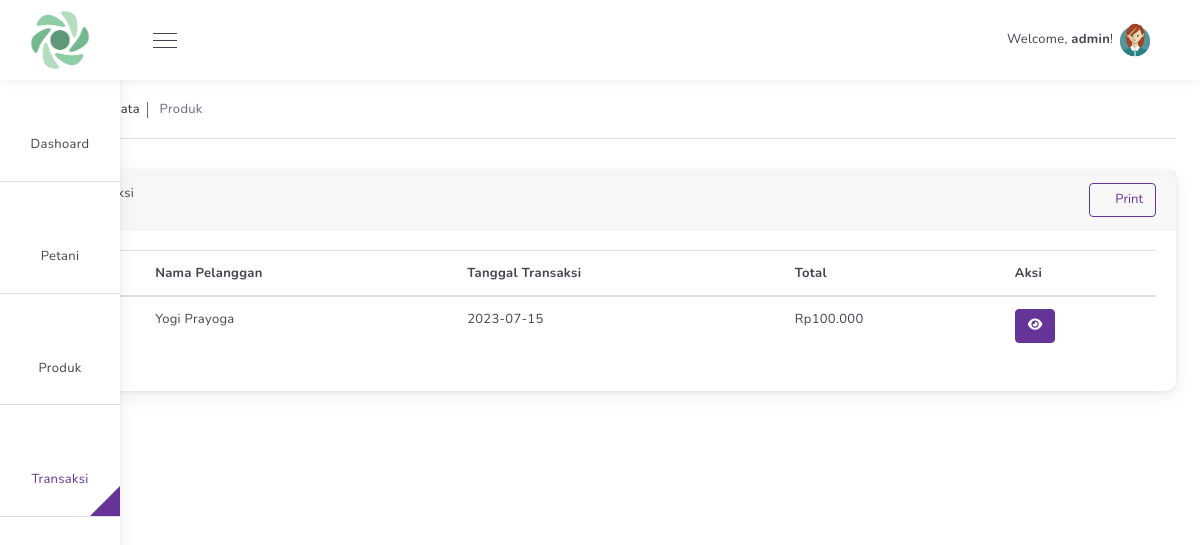
Page /views/transaksi (signed in) on the earlier database version.
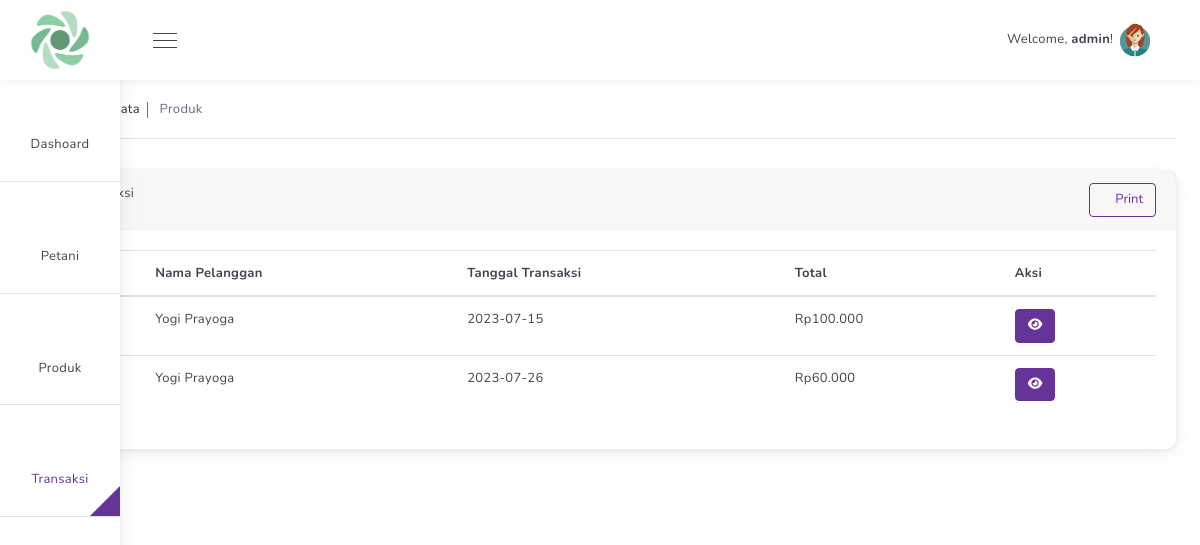
Same page on the later database version.
### tables this page shows
CREATE TABLE `transaksi` (
  `id` int(11) NOT NULL,
  `id_pengguna` int(11) NOT NULL,
  `tanggal_transaksi` date NOT NULL,
  `total` int(11) NOT NULL,
  `is_done` tinyint(4) NOT NULL DEFAULT 0
);

CREATE TABLE `petani` (
  `id` int(11) NOT NULL,
  `nama_lengkap` varchar(100) DEFAULT NULL,
  `alamat` varchar(100) DEFAULT NULL,
  `id_pengguna` int(11) NOT NULL
);

### views/transaksi/index.php (the view, shortened to what this page needs)
<?php
require_once('../../config/config.php');
$db = databaseConnection();
$role = $_SESSION['role'];
if ($role == 0) {
    $query = "SELECT * FROM transaksi WHERE is_done = 1 AND id_pengguna = " . $_SESSION['id_pengguna'];
} else {
    $query = "SELECT c.nama_lengkap, a.id, a.total, a.tanggal_transaksi
                FROM transaksi a
                JOIN pengguna b
                ON a.id_pengguna=b.id
                JOIN petani c
                ON c.id_pengguna = b.id
                WHERE a.is_done = 1";
}
$stmt = $db->query($query);
$results = $stmt->fetchAll();
?>
<div class="row">
    <div class="col-12">
        <div class="card mb-4">
            <div class="card-header">
                <div class="row">
                    <div class="col-6">
                    </div>
                    <div class="col-6 d-flex align-items-center">
                        <a href="generate-pdf.php">
                            <button type="button" class="btn btn-outline-primary btn-print">
                                <i class="nav-icon i-Download1 font-weight-bold"></i> Print
                            </button>
                        </a>
                    </div>
                </div>
            </div>
            <div class="card-body">
                <table class="table table-hover table-stripped" id="tableData">
                    <thead>
                        <tr>
                            <th>No</th>
                            <?php if ($role == 1) { ?>
                                <th>Nama Pelanggan</th>
                            <?php } ?>
                            <th>Tanggal Transaksi</th>
                            <th>Total</th>
                            <th>Aksi</th>
                        </tr>
                    </thead>
                    <tbody>
                        <?php foreach ($results as $key => $value) : ?>
                            <tr>
                                <td><?= ($key + 1); ?></td>
                                <?php if ($role == 1) { ?>
                                    <td><?= $value['nama_lengkap']; ?></td>
                                <?php } ?>
                                <td><?= $value['tanggal_transaksi']; ?></td>
                                <td>Rp<?= number_format($value['total'], 0, ",", ".") ?></td>
                                <td>
                                    <button class="btn btn-modal btn-primary" data-id="<?= $value['id']; ?>" data-cat='detail'>
                                        <i class="fa fa-eye text-white pointer"></i>
                                    </button>
                                </td>
                            </tr>
                        <?php endforeach; ?>
                    </tbody>
                </table>
            </div>
        </div>
    </div>
</div>
<?php
require_once('../../templates/master.php');
?>

Differences in the rows shown:
added transaksi: petani.nama_lengkap "Yogi Prayoga", tanggal_transaksi "2023-07-26", total "60.000"
